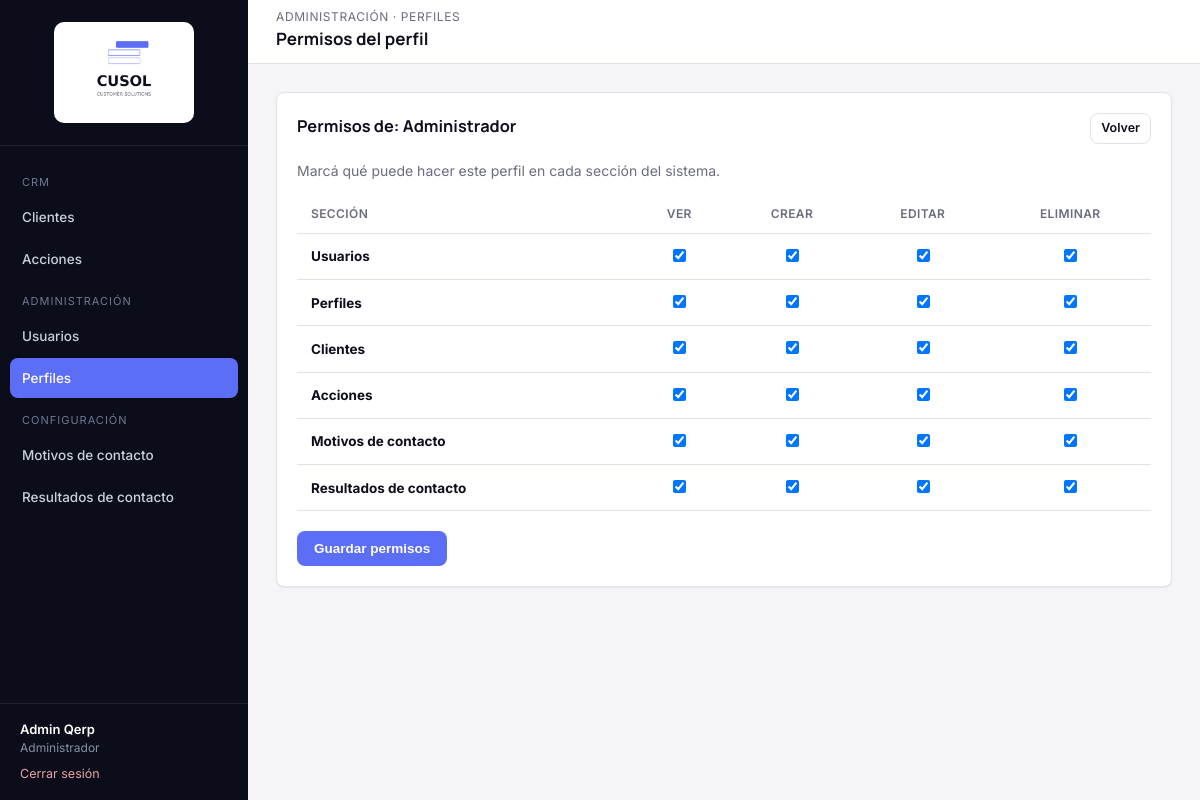
Screenshot of /modules/perfiles/permisos.php?id=1 (signed in) with the database file from the repository.
### tables this page shows
CREATE TABLE qerp_secciones (
  id INT PRIMARY KEY AUTO_INCREMENT,
  nombre VARCHAR(100) NOT NULL,
  slug VARCHAR(100) NOT NULL UNIQUE,
  icono VARCHAR(50) DEFAULT NULL,
  grupo VARCHAR(50) NOT NULL DEFAULT 'General',
  orden INT DEFAULT 0
);

CREATE TABLE qerp_perfiles (
  id INT PRIMARY KEY AUTO_INCREMENT,
  nombre VARCHAR(50) NOT NULL,
  descripcion VARCHAR(255) DEFAULT NULL,
  activo TINYINT(1) NOT NULL DEFAULT 1,
  solo_ve_sus_clientes TINYINT(1) NOT NULL DEFAULT 0,
  creado_en DATETIME DEFAULT CURRENT_TIMESTAMP
);

CREATE TABLE qerp_perfil_permisos (
  perfil_id INT NOT NULL,
  seccion_id INT NOT NULL,
  ver TINYINT(1) NOT NULL DEFAULT 0,
  crear TINYINT(1) NOT NULL DEFAULT 0,
  editar TINYINT(1) NOT NULL DEFAULT 0,
  eliminar TINYINT(1) NOT NULL DEFAULT 0,
  PRIMARY KEY (perfil_id, seccion_id),
  FOREIGN KEY (perfil_id) REFERENCES qerp_perfiles(id) ON DELETE CASCADE,
  FOREIGN KEY (seccion_id) REFERENCES qerp_secciones(id) ON DELETE CASCADE
);

### includes/funciones.php (called while the page is built, shortened)
<?php
function estaLogueado(): bool
{
    return isset($_SESSION['usuario_id']);
}
function usuarioActual(): ?array
{
    return [
        'id'         => $_SESSION['usuario_id'],
        'nombre'     => $_SESSION['usuario_nombre'],
        'apellido'   => $_SESSION['usuario_apellido'],
        'mail'       => $_SESSION['usuario_mail'],
        'perfil_id'  => $_SESSION['perfil_id'],
        'perfil'     => $_SESSION['perfil_nombre'],
    ];
}
function tienePermiso(PDO $pdo, string $slugSeccion, string $accion = 'ver'): bool
{
    $accionesValidas = ['ver', 'crear', 'editar', 'eliminar'];
    static $cache = [];
    $clave = $_SESSION['perfil_id'] . '-' . $slugSeccion;
    if (!isset($cache[$clave])) {
        $stmt = $pdo->prepare(
            "SELECT pp.ver, pp.crear, pp.editar, pp.eliminar
             FROM qerp_perfil_permisos pp
             INNER JOIN qerp_secciones s ON s.id = pp.seccion_id
             WHERE pp.perfil_id = :perfil_id AND s.slug = :slug
             LIMIT 1"
        );
        $stmt->execute([
            ':perfil_id' => $_SESSION['perfil_id'],
            ':slug'      => $slugSeccion,
        ]);
        $cache[$clave] = $stmt->fetch() ?: ['ver' => 0, 'crear' => 0, 'editar' => 0, 'eliminar' => 0];
    }
    return (bool) $cache[$clave][$accion];
}
function requerirPermiso(PDO $pdo, string $slugSeccion, string $accion = 'ver'): void
{
    if (!tienePermiso($pdo, $slugSeccion, $accion)) {
        http_response_code(403);
        include __DIR__ . '/../includes/403.php';
        exit;
    }
}
function e(?string $valor): string
{
    return htmlspecialchars($valor ?? '', ENT_QUOTES, 'UTF-8');
}
function obtenerSeccionesMenu(PDO $pdo): array
{
    $stmt = $pdo->query('SELECT * FROM qerp_secciones ORDER BY orden ASC');
    return $stmt->fetchAll();
}

### modules/perfiles/permisos.php (the view, shortened to what this page needs)
<?php
require_once __DIR__ . '/../../config/conexion.php';
require_once __DIR__ . '/../../includes/funciones.php';
requerirPermiso($pdo, 'perfiles', 'editar');
$slugSeccionActual = 'perfiles';
$id = (int) ($_GET['id'] ?? 0);
$stmt = $pdo->prepare('SELECT * FROM qerp_perfiles WHERE id = :id');
$stmt->execute([':id' => $id]);
$perfil = $stmt->fetch();
$secciones = $pdo->query('SELECT * FROM qerp_secciones ORDER BY orden')->fetchAll();
$stmt = $pdo->prepare('SELECT * FROM qerp_perfil_permisos WHERE perfil_id = :id');
$stmt->execute([':id' => $id]);
$permisosActuales = [];
foreach ($stmt->fetchAll() as $row) {
    $permisosActuales[$row['seccion_id']] = $row;
}
include __DIR__ . '/../../includes/header.php';
?>
<div class="card">
    <div class="card-header">
        <h3>Permisos de: <?= e($perfil['nombre']) ?></h3>
        <a href="index.php" class="btn btn-outline btn-sm">Volver</a>
    </div>
    <p style="color:var(--muted); margin-top:0;">
        Marcá qué puede hacer este perfil en cada sección del sistema.
    </p>
    <form method="post">
        <div class="tabla-responsive">
        <table class="tabla-qerp">
            <thead>
                <tr>
                    <th>Sección</th>
                    <th style="text-align:center;">Ver</th>
                    <th style="text-align:center;">Crear</th>
                    <th style="text-align:center;">Editar</th>
                    <th style="text-align:center;">Eliminar</th>
                </tr>
            </thead>
            <tbody>
                <?php foreach ($secciones as $s):
                    $actual = $permisosActuales[$s['id']] ?? ['ver' => 0, 'crear' => 0, 'editar' => 0, 'eliminar' => 0];
                ?>
                <tr>
                    <td><strong><?= e($s['nombre']) ?></strong></td>
                    <?php foreach (['ver', 'crear', 'editar', 'eliminar'] as $accion): ?>
                        <td style="text-align:center;">
                            <input type="checkbox" style="width:auto;"
                                   name="permiso[<?= (int) $s['id'] ?>][<?= $accion ?>]"
                                   <?= $actual[$accion] ? 'checked' : '' ?>>
                        </td>
                    <?php endforeach; ?>
                </tr>
                <?php endforeach; ?>
            </tbody>
        </table>
        </div>
        <div style="display:flex; gap:10px; margin-top:20px;">
            <button type="submit" class="btn btn-primary">Guardar permisos</button>
        </div>
    </form>
</div>
<?php include __DIR__ . '/../../includes/footer.php'; ?>

### includes/sidebar.php (shortened to what this page needs)
<?php
$usuario = usuarioActual();
$secciones = obtenerSeccionesMenu($pdo);
$slugActual = $slugSeccionActual ?? '';
$grupos = [];
foreach ($secciones as $s) {
    $grupos[$s['grupo'] ?? 'General'][] = $s;
}
$ordenGrupos = ['CRM', 'Administración', 'Configuración'];
?>
<aside class="qerp-sidebar" id="qerpSidebar">
    <div class="brand">
        <img src="<?= QERP_URL_BASE ?>/assets/img/logo-cusol.png" alt="CUSOL" class="logo-sidebar">
    </div>
    <nav class="qerp-nav">
        <?php foreach ($ordenGrupos as $grupo): ?>
            <?php
                $items = array_filter($grupos[$grupo] ?? [], fn($s) => tienePermiso($pdo, $s['slug'], 'ver'));
            ?>
            <div class="seccion-titulo"><?= e($grupo) ?></div>
            <?php foreach ($items as $s): ?>
                <a href="<?= QERP_URL_BASE ?>/modules/<?= e($s['slug']) ?>/index.php"
                   class="<?= $slugActual === $s['slug'] ? 'activo' : '' ?>">
                    <?= e($s['nombre']) ?>
                </a>
            <?php endforeach; ?>
        <?php endforeach; ?>
    </nav>
    <div class="usuario-box">
        <div class="nombre"><?= e($usuario['nombre'] . ' ' . $usuario['apellido']) ?></div>
        <div class="perfil"><?= e($usuario['perfil']) ?></div>
        <a class="salir" href="<?= QERP_URL_BASE ?>/login/logout.php">Cerrar sesión</a>
    </div>
</aside>

### assets/css/style.css (style rules this page uses)
:root { --bg: #F5F5F8; --surface: #FFFFFF; --ink: #0E0F1C; --muted: #6B6C80; --border: #E2E2EA; --navy: #0C0D1A; --navy-light: #1B1D2E; --navy-hover: #262940; --accent: #5B6EF5; --accent-light: #ECEEFE; --accent-hover: #3A4FD4; --danger: #DC2626; --danger-light: #FDECEC; --success: #15803D; --success-light: #E9F7EE; --warning: #B45309; --warning-light: #FEF3E2; --radius: 8px; --shadow-sm: 0 1px 2px rgba(16, 24, 38, 0.06); --shadow-md: 0 4px 16px rgba(16, 24, 38, 0.08); --sidebar-w: 248px; --header-h: 64px; }
* { box-sizing: border-box; }
html, body { margin: 0; padding: 0; background: var(--bg); color: var(--ink); font-family: 'Inter', -apple-system, BlinkMacSystemFont, 'Segoe UI', sans-serif; font-size: 14px; line-height: 1.5; }
h1, h2, h3, h4 { font-family: 'Manrope', 'Inter', sans-serif; font-weight: 700; color: var(--ink); margin: 0 0 4px 0; }
a { color: var(--accent); text-decoration: none; }
.qerp-sidebar { width: var(--sidebar-w); background: var(--navy); color: #C9D0DE; flex-shrink: 0; position: fixed; top: 0; left: 0; bottom: 0; display: flex; flex-direction: column; }
.qerp-sidebar .brand { display: flex; align-items: center; justify-content: center; padding: 22px 20px; border-bottom: 1px solid rgba(255,255,255,0.08); }
.logo-sidebar { width: 140px; height: auto; background: #fff; border-radius: 10px; padding: 10px 12px; }
.qerp-nav { padding: 16px 10px; flex: 1; overflow-y: auto; }
.qerp-nav .seccion-titulo { text-transform: uppercase; font-size: 11px; letter-spacing: 1px; color: #6E7890; padding: 12px 12px 6px; }
.qerp-nav a { display: flex; align-items: center; gap: 10px; padding: 10px 12px; border-radius: var(--radius); color: #C9D0DE; font-weight: 500; font-size: 13.5px; margin-bottom: 2px; }
.qerp-nav a.activo { background: var(--accent); color: #fff; }
.qerp-sidebar .usuario-box { padding: 16px 20px; border-top: 1px solid rgba(255,255,255,0.08); font-size: 13px; }
.qerp-sidebar .usuario-box .nombre { color: #fff; font-weight: 600; }
.qerp-sidebar .usuario-box .perfil { color: #8590A6; font-size: 12px; }
.qerp-sidebar .usuario-box a.salir { display: inline-block; margin-top: 8px; color: #E9A3A3; font-size: 12.5px; }
.card { position: relative; background: var(--surface); border: 1px solid var(--border); border-radius: var(--radius); box-shadow: var(--shadow-sm); padding: 20px; }
.card-header { display: flex; align-items: center; justify-content: space-between; margin-bottom: 16px; }
.btn { display: inline-flex; align-items: center; gap: 6px; padding: 9px 16px; border-radius: var(--radius); border: 1px solid transparent; font-size: 13.5px; font-weight: 600; cursor: pointer; text-decoration: none !important; }
.btn-primary { background: var(--accent); color: #fff; }
.btn-outline { background: transparent; border-color: var(--border); color: var(--ink); }
.btn-sm { padding: 5px 10px; font-size: 12.5px; }
table.tabla-qerp { width: 100%; border-collapse: collapse; font-size: 13.5px; }
.tabla-qerp th { text-align: left; color: var(--muted); font-weight: 600; font-size: 12px; text-transform: uppercase; letter-spacing: 0.4px; padding: 10px 14px; border-bottom: 1px solid var(--border); }
.tabla-qerp td { padding: 12px 14px; border-bottom: 1px solid var(--border); color: var(--ink); }
.tabla-responsive { overflow-x: auto; }

### rows the page displays
qerp_secciones: nombre "Clientes", id.crear "☑", id.editar "☑", id.eliminar "☑"
qerp_secciones: nombre "Acciones", id.crear "☑", id.editar "☑", id.eliminar "☑"
qerp_secciones: nombre "Usuarios", id.crear "☑", id.editar "☑", id.eliminar "☑"
qerp_secciones: nombre "Perfiles", id.crear "☑", id.editar "☑", id.eliminar "☑"
qerp_secciones: nombre "Motivos de contacto", id.crear "☑", id.editar "☑", id.eliminar "☑"
qerp_secciones: nombre "Resultados de contacto", id.crear "☑", id.editar "☑", id.eliminar "☑"
qerp_perfiles: nombre "Administrador"
qerp_perfil_permisos: ver "☑"
qerp_perfil_permisos: ver "☑"
qerp_perfil_permisos: ver "☑"
qerp_perfil_permisos: ver "☑"
qerp_perfil_permisos: ver "☑"
qerp_perfil_permisos: ver "☑"

### other values shown
$grupo "CRM"
$grupo "ADMINISTRACIÓN"
$grupo "CONFIGURACIÓN"
$usuario['nombre'] . ' ' . $usuario['apellido'] "Admin Qerp"
$eyebrowPagina "ADMINISTRACIÓN · PERFILES"
$tituloPagina "Permisos del perfil"
